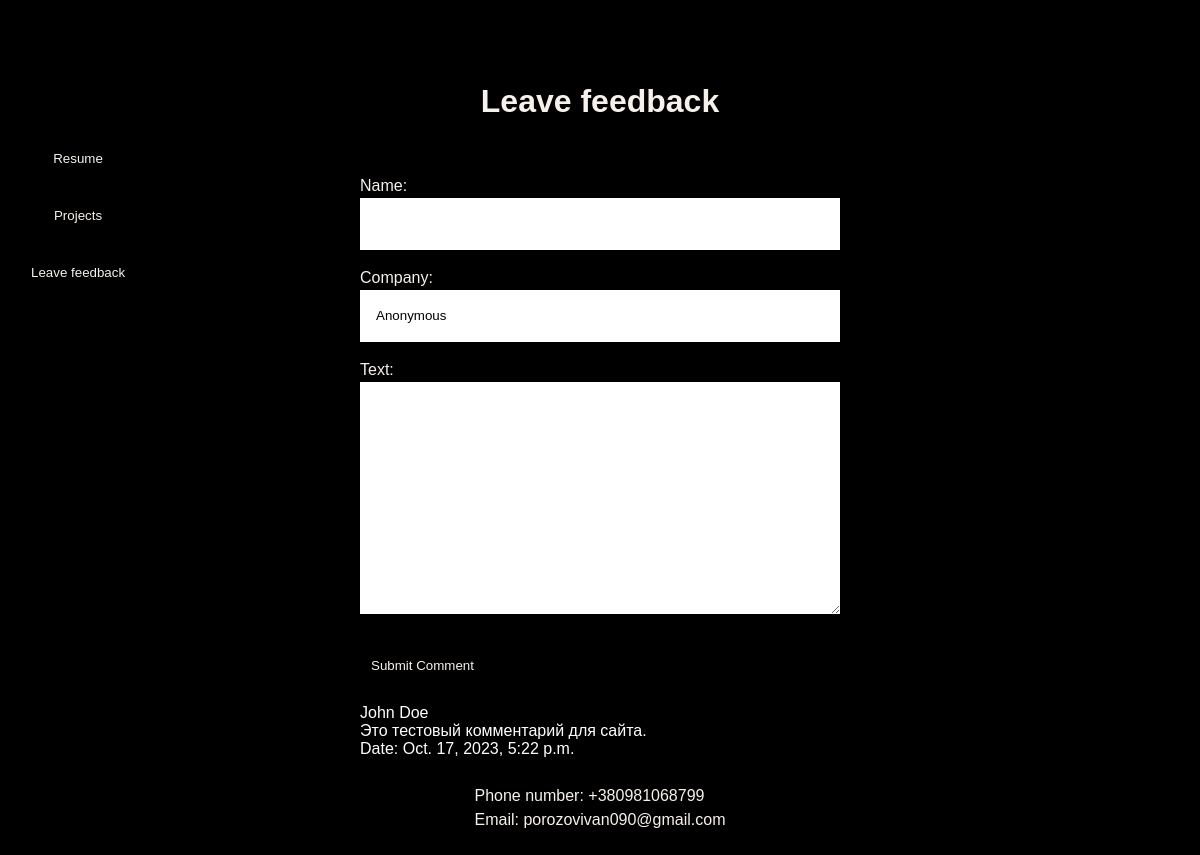
The app's page /contact/, older data.
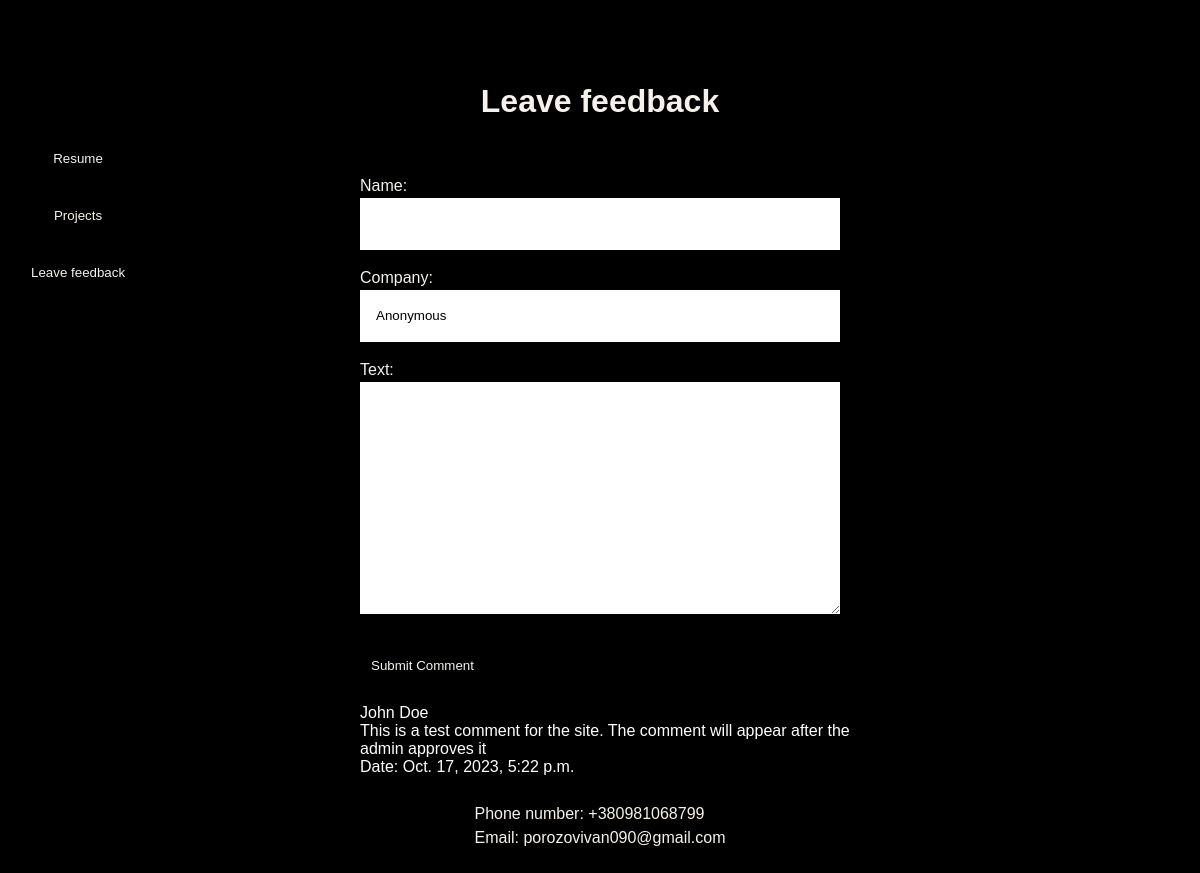
The same page, newer data.
### face/models.py (models this page shows, shortened)
class Comment(models.Model):
    name = models.CharField(max_length=255)
    company = models.CharField(max_length=255, default="Anonymous")
    text = models.TextField()
    created_at = models.DateTimeField(auto_now_add=True)
    approved = models.BooleanField(default=False)

### face/views.py (the view)
# urls.py: path("contact/", views.contact, name='contact'),
def contact(request):
    comments = Comment.objects.filter(approved=True)
    resume_data = Resume.objects.first()
    headers_data = Headers.objects.first()
    if request.method == 'POST':
        form = CommentForm(request.POST)
        if form.is_valid():
            form.save()
    else:
        form = CommentForm()
    return render(request, 'contact.html', {'form': form, 'comments': comments, 'resume_data': resume_data,
                                            'headers_data': headers_data})

### face/forms.py
class CommentForm(forms.ModelForm):
    class Meta:
        model = Comment
        fields = ['name', 'company', 'text']
        error_messages = {
            'name': {
                'required': 'Please enter your name.'
            },
            'company': {
                'required': 'Please enter your company name.'
            },
            'text': {
                'required': 'Please enter comment text.'
            }
        }

### face/templates/contact.html (shortened to what this page needs)
{% extends 'base.html' %}
{% block text_header %}Leave feedback{% endblock %}
{% block content %}
<form method="post" action="{% url 'contact' %}" class="black-text">
    {{ form.as_p }}
    <button type="submit" title="The comment will appear after the admin approves it">Submit Comment</button>
</form>
{% for comment in comments %}
<div id="comment">
  <div id="comment-name">{{ comment.name }}</div>
  <div id="comment-text">{{ comment.text }}</div>
  <div id="comment-created_at">Date: {{ comment.created_at }}</div>
</div>
{% endfor %}
{% endblock %}

Row changes from the older to the newer data that the page shows:
changed Comment "John Doe": text "Это тестовый комментарий для сайта." → "This is a test comment for the site. The comment will appear after the admin approves it"
